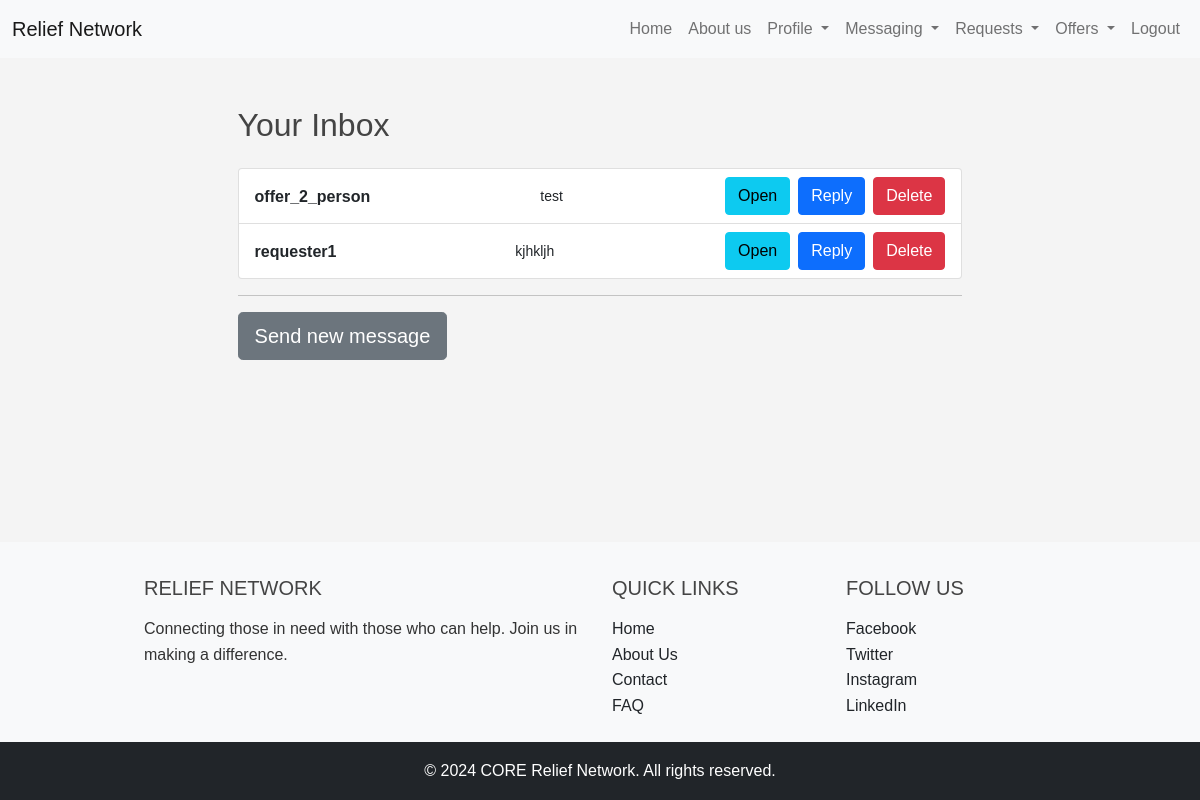
The page /inbox/ (signed in) on the database its author committed.
### communication/models.py (models this page shows)
class Message(models.Model):
    sender = models.ForeignKey(User, related_name='sent_messages', on_delete=models.CASCADE)
    recipient = models.ForeignKey(User, related_name='received_messages', on_delete=models.CASCADE)
    subject = models.CharField(max_length=150, default='')
    content = models.TextField()
    timestamp = models.DateTimeField(auto_now_add=True)

### accounts/models.py (models this page shows)
class User(AbstractUser):
    USER_TYPE_CHOICES = (
        ('requester', 'Requester'),
        ('provider', 'Provider'),
    )
    user_type = models.CharField(max_length=10, choices=USER_TYPE_CHOICES)
    name = models.CharField(max_length=255, null=True, blank=True)  # Adding a name field
    email = models.EmailField(unique=True)

### communication/views.py (the view)
# urls.py: path('inbox/', communication_views.inbox, name='inbox'),
@login_required
def inbox(request):
    messages = Message.objects.filter(recipient=request.user).order_by('-timestamp')
    return render(request, 'inbox.html', {'messages': messages})

### communication/templates/inbox.html (shortened to what this page needs)
{% extends 'base.html' %}
{% block content %}
{% load static %}
<link rel="stylesheet" type="text/css" href="{% static 'css/styles.css' %}">
<div class="container mt-4" data-page-type="inbox_page">
    <h2 class="mb-4">Your Inbox</h2>
    <div class="list-group message-container">
        {% for message in messages %}
        <div class="list-group-item d-flex flex-column flex-md-row justify-content-between align-items-center" id="message-{{ message.id }}">
            <div class="d-flex justify-content-start">
                <strong class="me-2">{{ message.sender.username }}</strong>
            </div>
            <div class="d-flex justify-content-center">
                <small>{{ message.subject }}</small>
            </div>
            <div class="d-flex justify-content-end mt-2 mt-md-0">
                <a href="{% url 'view_message' message.id %}" class="btn btn-info btn-md me-2">Open</a>
                <a href="{% url 'send_message_to' message.sender.id %}" class="btn btn-primary btn-md me-2">Reply</a>
                <button type="button" class="btn btn-danger btn-md delete-btn" data-message-id="{{ message.id }}">Delete</button>
            </div>
        </div>
        {% empty %}
        <div class="col-12 no-message">
            <div class="alert alert-info text-center">No messages</div>
        </div>
        {% endfor %}
    </div>
    <hr>
    <a href="{% url 'send_message' %}"><button type="button2" class="btn btn-secondary btn-lg btn-block">Send new message</button></a>
</div>
{% load static %}
{% endblock %}

### static/css/base.css (style rules this page uses)
html, body { height: 100%; margin: 0; display: flex; flex-direction: column; }

### static/css/styles.css (style rules this page uses)
* { margin: 0; padding: 0; box-sizing: border-box; }
body { font-family: Arial, sans-serif; background-color: #f4f4f4; color: #333; line-height: 1.6; }
.container { width: 80%; margin: auto; overflow: hidden; }
h1, h2, h3, h4, h5, h6 { margin-bottom: 1rem; color: #444; }
a { color: #007BFF; text-decoration: none; }
button { display: inline-block; padding: 0.75rem 1.25rem; font-size: 1rem; cursor: pointer; border: none; background-color: #007BFF; color: #fff; border-radius: 5px; }
:root { --button-size-small: 8px 16px; --button-size-medium: 12px 24px; --button-size-large: 16px 32px; }

### rows shown on the page
Message: sender.username "offer_2_person", subject "test"
Message: sender.username "requester1", subject "kjhkljh"
